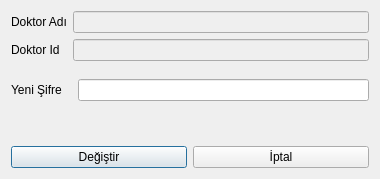
<?xml version="1.0" encoding="UTF-8"?>
<ui version="4.0">
 <class>yenisifrebelirle</class>
 <widget class="QDialog" name="yenisifrebelirle">
  <property name="geometry">
   <rect>
    <x>0</x>
    <y>0</y>
    <width>380</width>
    <height>179</height>
   </rect>
  </property>
  <property name="windowTitle">
   <string>Dialog</string>
  </property>
  <layout class="QGridLayout" name="gridLayout">
   <item row="0" column="0" colspan="2">
    <layout class="QFormLayout" name="formLayout">
     <item row="0" column="0">
      <widget class="QLabel" name="label">
       <property name="text">
        <string>Doktor Adı</string>
       </property>
       <property name="buddy">
        <cstring>leDoktorAdi</cstring>
       </property>
      </widget>
     </item>
     <item row="0" column="1">
      <widget class="QLineEdit" name="leDoktorAdi">
       <property name="enabled">
        <bool>false</bool>
       </property>
      </widget>
     </item>
     <item row="1" column="0">
      <widget class="QLabel" name="label_2">
       <property name="text">
        <string>Doktor Id</string>
       </property>
       <property name="buddy">
        <cstring>leDoktorId</cstring>
       </property>
      </widget>
     </item>
     <item row="1" column="1">
      <widget class="QLineEdit" name="leDoktorId">
       <property name="enabled">
        <bool>false</bool>
       </property>
      </widget>
     </item>
    </layout>
   </item>
   <item row="1" column="0" colspan="2">
    <layout class="QFormLayout" name="formLayout_2">
     <item row="0" column="0">
      <widget class="QLabel" name="label_3">
       <property name="text">
        <string>Yeni Şifre   </string>
       </property>
       <property name="buddy">
        <cstring>leYeniSifre</cstring>
       </property>
      </widget>
     </item>
     <item row="0" column="1">
      <widget class="QLineEdit" name="leYeniSifre"/>
     </item>
    </layout>
   </item>
   <item row="2" column="0">
    <widget class="QPushButton" name="btnDegistir">
     <property name="text">
      <string>Değiştir</string>
     </property>
    </widget>
   </item>
   <item row="2" column="1">
    <widget class="QPushButton" name="btnIptal">
     <property name="text">
      <string>İptal</string>
     </property>
    </widget>
   </item>
  </layout>
 </widget>
 <resources/>
 <connections>
  <connection>
   <sender>btnIptal</sender>
   <signal>clicked()</signal>
   <receiver>yenisifrebelirle</receiver>
   <slot>reject()</slot>
   <hints>
    <hint type="sourcelabel">
     <x>263</x>
     <y>271</y>
    </hint>
    <hint type="destinationlabel">
     <x>303</x>
     <y>242</y>
    </hint>
   </hints>
  </connection>
 </connections>
</ui>
